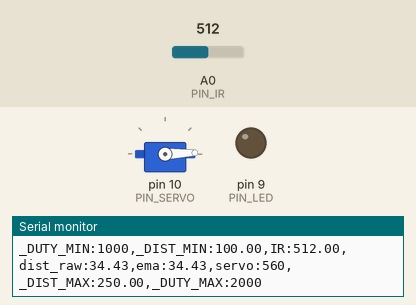
A sketch run on a simulated Arduino Uno, built with avr-gcc and run on an emulated ATmega328P. On the bench: servo, output pins drawn as LEDs (lit = HIGH), the last lines printed to the serial monitor. Inputs (shaded band) come from the test bench; at power-on: A0 (PIN_IR) = 512.

Above: at 1.2 s.
1.3 s: A0 (PIN_IR) set to 306
At 2.7 s:
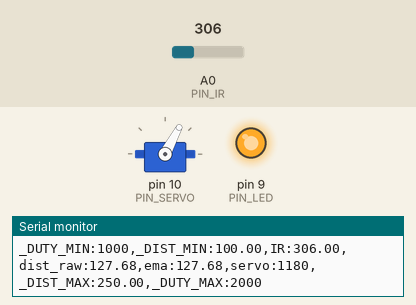
3.2 s: A0 (PIN_IR) set to 511
At 4.3 s:
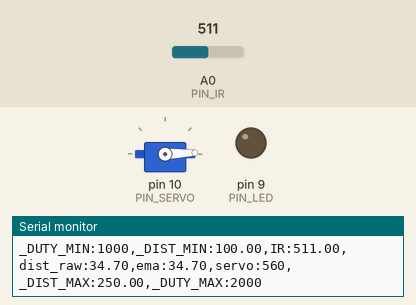
4.9 s: A0 (PIN_IR) set to 240
At 5.6 s:
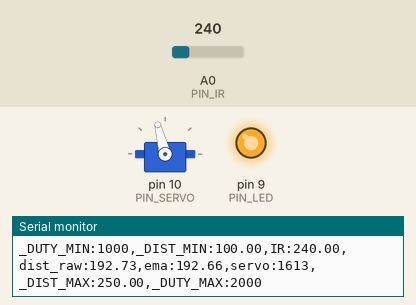
6.8 s: A0 (PIN_IR) set to 260
At 7.9 s:
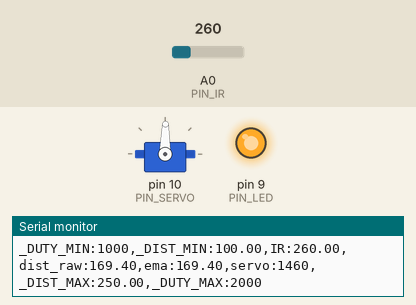
8.5 s: A0 (PIN_IR) set to 122
At 9.0 s:
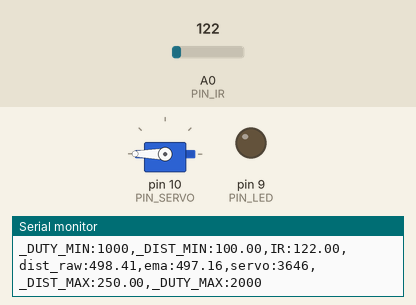
10.0 s: A0 (PIN_IR) set to 716
At 10.8 s:
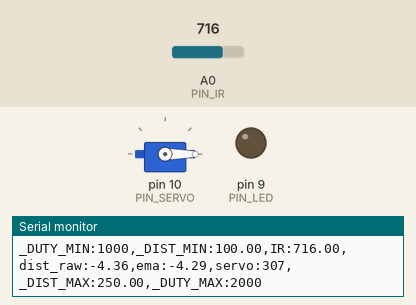
Timing chart, 0 to 12.7 s (numbered marks = the images above; inputs shaded):
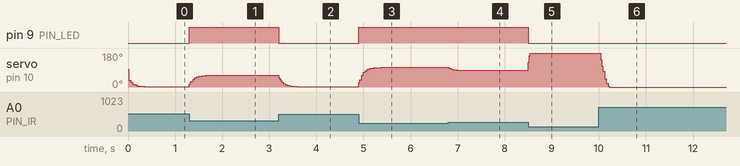

Measured:
- after the input at 1.3 s, pin 9 (PIN_LED): LOW → HIGH at once; servo on pin 10 (PIN_SERVO): moves from 2° to 62° over 0.44 s, starting at once
- after the input at 3.2 s, pin 9 (PIN_LED): HIGH → LOW at once; servo on pin 10 (PIN_SERVO): moves from 62° to 2° over 0.38 s, starting at once
- after the input at 4.9 s, pin 9 (PIN_LED): LOW → HIGH at once; servo on pin 10 (PIN_SERVO): moves from 2° to 104° over 0.48 s, starting at once
- after the input at 6.8 s, servo on pin 10 (PIN_SERVO): 104° → 89° at once
- after the input at 8.5 s, pin 9 (PIN_LED): HIGH → LOW at once; servo on pin 10 (PIN_SERVO): 89° → 180° at once
- after the input at 10.0 s, servo on pin 10 (PIN_SERVO): 180° → 0° at once

The sketch:

17_example_3.ino
```cpp
#include <Servo.h>

#define PIN_IR    0         // IR sensor at Pin A0
#define PIN_LED   9
#define PIN_SERVO 10

#define _DUTY_MIN 1000   // servo full clock-wise position (0 degree)
#define _DUTY_NEU 1500   // servo neutral position (90 degree)
#define _DUTY_MAX 2000   // servo full counter-clockwise position (180 degree)

#define _DIST_MIN  100.0   // minimum distance 100mm
#define _DIST_MAX  250.0   // maximum distance 250mm

#define EMA_ALPHA  0.2      // for EMA Filter

#define LOOP_INTERVAL 20   // Loop Interval (unit: msec)

Servo myservo;
unsigned long last_loop_time;   // unit: msec

float dist_prev = _DIST_MIN;
float dist_ema = _DIST_MIN;

void setup()
{
  pinMode(PIN_LED, OUTPUT);

  myservo.attach(PIN_SERVO);
  myservo.writeMicroseconds(_DUTY_NEU);

  Serial.begin(1000000);    // 1,000,000 bps
}

void loop()
{
  unsigned long time_curr = millis();
  int duty;
  float a_value, dist_raw;

  // wait until next event time
  if (time_curr < (last_loop_time + LOOP_INTERVAL))
    return;
  last_loop_time += LOOP_INTERVAL;

  a_value = analogRead(PIN_IR);
  dist_raw = (6762.0 / (a_value - 9.0) - 4.0) * 10.0 - 60.0;

  // Range Filter
  if (dist_raw >= _DIST_MIN && dist_raw <= _DIST_MAX) {
    digitalWrite(PIN_LED, HIGH);  // Turn on LED
  } else {
    digitalWrite(PIN_LED, LOW);   // Turn off LED
  }

  // EMA Filter
  dist_ema = EMA_ALPHA * dist_raw + (1.0 - EMA_ALPHA) * dist_prev;
  dist_prev = dist_ema;

  // Map distance to servo duty
  duty = map(dist_ema, _DIST_MIN, _DIST_MAX, _DUTY_MIN, _DUTY_MAX);

  myservo.writeMicroseconds(duty);

  Serial.print("_DUTY_MIN:");  Serial.print(_DUTY_MIN);
  Serial.print(",_DIST_MIN:");  Serial.print(_DIST_MIN);
  Serial.print(",IR:");        Serial.print(a_value);
  Serial.print(",dist_raw:");  Serial.print(dist_raw);
  Serial.print(",ema:");       Serial.print(dist_ema);
  Serial.print(",servo:");     Serial.print(duty);
  Serial.print(",_DIST_MAX:"); Serial.print(_DIST_MAX);
  Serial.print(",_DUTY_MAX:"); Serial.print(_DUTY_MAX);
  Serial.println("");
}
```
